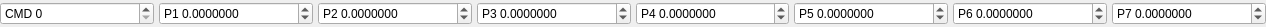
<?xml version="1.0" encoding="UTF-8"?>
<ui version="4.0">
 <class>QGCMissionOther</class>
 <widget class="QWidget" name="QGCMissionOther">
  <property name="geometry">
   <rect>
    <x>0</x>
    <y>0</y>
    <width>1266</width>
    <height>27</height>
   </rect>
  </property>
  <property name="windowTitle">
   <string>Form</string>
  </property>
  <layout class="QHBoxLayout" name="horizontalLayout" stretch="10,10,10,10,10,10,10,10">
   <property name="spacing">
    <number>5</number>
   </property>
   <property name="margin">
    <number>0</number>
   </property>
   <item>
    <widget class="QSpinBox" name="commandSpinBox">
     <property name="toolTip">
      <string>MAV_CMD id</string>
     </property>
     <property name="statusTip">
      <string>MAV_CMD id</string>
     </property>
     <property name="prefix">
      <string>CMD </string>
     </property>
     <property name="minimum">
      <number>0</number>
     </property>
     <property name="maximum">
      <number>255</number>
     </property>
     <property name="value">
      <number>0</number>
     </property>
    </widget>
   </item>
   <item>
    <widget class="QDoubleSpinBox" name="param1SpinBox">
     <property name="prefix">
      <string>P1 </string>
     </property>
     <property name="decimals">
      <number>7</number>
     </property>
     <property name="minimum">
      <double>-2147483647.000000000000000</double>
     </property>
     <property name="maximum">
      <double>2147483647.000000000000000</double>
     </property>
    </widget>
   </item>
   <item>
    <widget class="QDoubleSpinBox" name="param2SpinBox">
     <property name="toolTip">
      <string/>
     </property>
     <property name="prefix">
      <string>P2 </string>
     </property>
     <property name="decimals">
      <number>7</number>
     </property>
     <property name="minimum">
      <double>-2147483647.000000000000000</double>
     </property>
     <property name="maximum">
      <double>2147483647.000000000000000</double>
     </property>
    </widget>
   </item>
   <item>
    <widget class="QDoubleSpinBox" name="param3SpinBox">
     <property name="prefix">
      <string>P3 </string>
     </property>
     <property name="decimals">
      <number>7</number>
     </property>
     <property name="minimum">
      <double>-2147483647.000000000000000</double>
     </property>
     <property name="maximum">
      <double>2147483647.000000000000000</double>
     </property>
    </widget>
   </item>
   <item>
    <widget class="QDoubleSpinBox" name="param4SpinBox">
     <property name="prefix">
      <string>P4 </string>
     </property>
     <property name="decimals">
      <number>7</number>
     </property>
     <property name="minimum">
      <double>-2147483647.000000000000000</double>
     </property>
     <property name="maximum">
      <double>2147483647.000000000000000</double>
     </property>
    </widget>
   </item>
   <item>
    <widget class="QDoubleSpinBox" name="param5SpinBox">
     <property name="prefix">
      <string>P5 </string>
     </property>
     <property name="decimals">
      <number>7</number>
     </property>
     <property name="minimum">
      <double>-2147483647.000000000000000</double>
     </property>
     <property name="maximum">
      <double>2147483647.000000000000000</double>
     </property>
    </widget>
   </item>
   <item>
    <widget class="QDoubleSpinBox" name="param6SpinBox">
     <property name="prefix">
      <string>P6 </string>
     </property>
     <property name="decimals">
      <number>7</number>
     </property>
     <property name="minimum">
      <double>-2147483647.000000000000000</double>
     </property>
     <property name="maximum">
      <double>2147483647.000000000000000</double>
     </property>
    </widget>
   </item>
   <item>
    <widget class="QDoubleSpinBox" name="param7SpinBox">
     <property name="prefix">
      <string>P7 </string>
     </property>
     <property name="decimals">
      <number>7</number>
     </property>
     <property name="minimum">
      <double>-2147483647.000000000000000</double>
     </property>
     <property name="maximum">
      <double>2147483647.000000000000000</double>
     </property>
    </widget>
   </item>
  </layout>
 </widget>
 <resources/>
 <connections/>
</ui>
